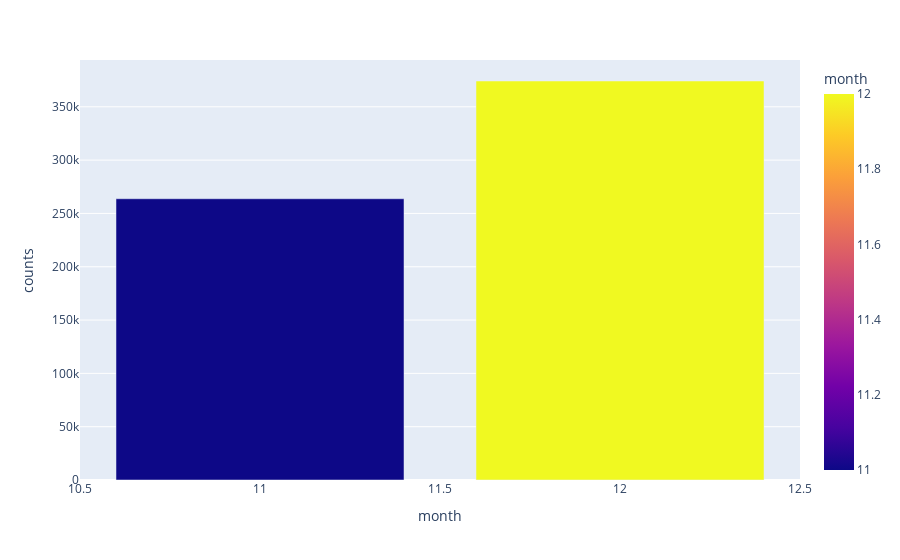

Write notebook code for a chart like this one.
### Code cell
df_month = df.groupby(by=["month"]).size().reset_index(name="counts")
px.bar(data_frame=df_month, x="month", y="counts", color="month", barmode="group")

### Figure 1 — Plotly figure (JSON) as saved in the notebook; plotly's stock layout.template omitted (floating-point values rounded to 4 significant figures)
{"data": [{"alignmentgroup": "True", "hovertemplate": "month=%{marker.color}<br>counts=%{y}<extra></extra>", "legendgroup": "", "marker": {"color": [11, 12], "coloraxis": "coloraxis", "pattern": {"shape": ""}}, "name": "", "offsetgroup": "", "orientation": "v", "showlegend": false, "textposition": "auto", "type": "bar", "x": [11, 12], "xaxis": "x", "y": [263771, 374205], "yaxis": "y"}], "layout": {"barmode": "group", "coloraxis": {"colorbar": {"title": {"text": "month"}}, "colorscale": [[0, "#0d0887"], [0.1111, "#46039f"], [0.2222, "#7201a8"], [0.3333, "#9c179e"], [0.4444, "#bd3786"], [0.5556, "#d8576b"], [0.6667, "#ed7953"], [0.7778, "#fb9f3a"], [0.8889, "#fdca26"], [1, "#f0f921"]]}, "legend": {"tracegroupgap": 0}, "margin": {"t": 60}, "xaxis": {"anchor": "y", "domain": [0, 1], "title": {"text": "month"}}, "yaxis": {"anchor": "x", "domain": [0, 1], "title": {"text": "counts"}}}}
